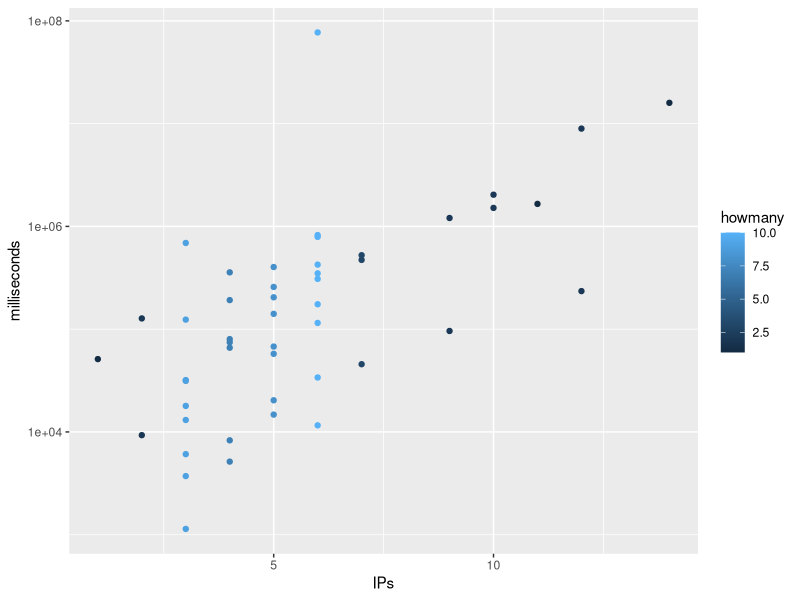
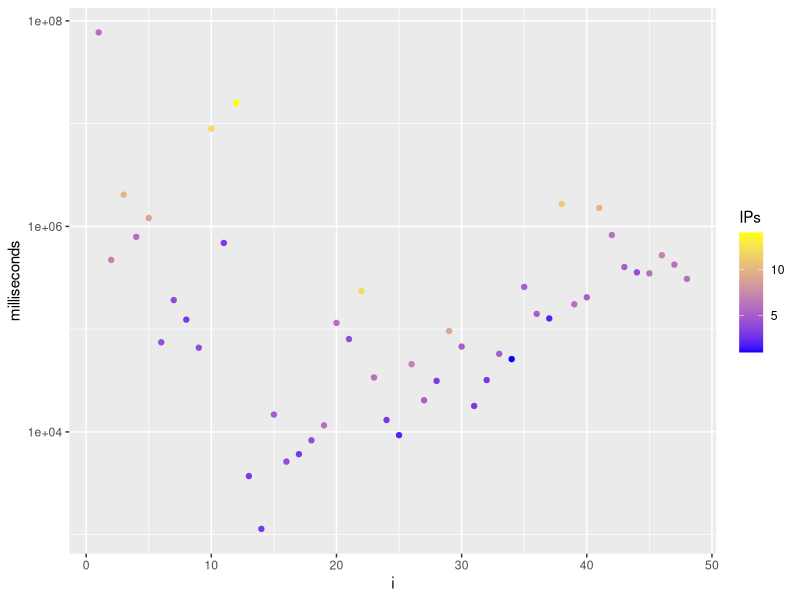

Here is the R script that generated these plots, in order:
library(ggplot2)

ips.time <- read.csv("ips-duration-openshift-7-31.dat")
ips.time$howmany <- 1:nrow(ips.time)
for ( i in 1:nrow(ips.time) ) {
    ips.time[i,]$howmany <- length(ips.time[ips.time$IPs==ips.time[i,]$IPs,]$milliseconds)
}
ips.time$i <- 1:nrow(ips.time)
ggplot(data=ips.time, aes(x=IPs,y=milliseconds,color=howmany))+geom_point()+scale_y_log10()+ stat_summary(fun.data = "mean_cl_boot", colour = "red")
ggplot(data=ips.time, aes(x=i,y=milliseconds,color=IPs))+geom_point()+scale_y_log10() + scale_color_gradient(low='blue', high='yellow')

